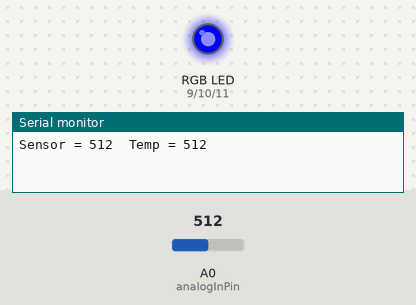
The sketch below on a simulated Arduino Uno, built with avr-gcc and run on an emulated ATmega328P. Parts: an RGB LED mixed from three pins (HIGH = lit), the last lines printed to the serial monitor. Inputs (shaded band) come from the test bench; at power-on: A0 (analogInPin) = 512. Dim RGB values are drawn brighter than linear.

Above: at 1.2 s.
1.3 s: A0 (analogInPin) set to 526
At 2.5 s:
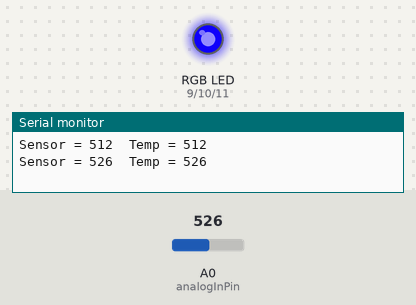
2.8 s: A0 (analogInPin) set to 511
At 3.8 s:
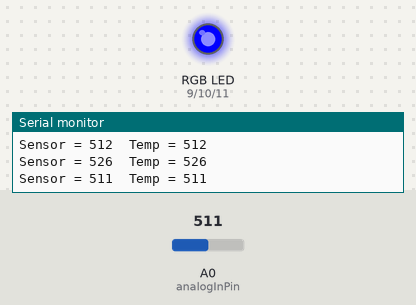
4.3 s: A0 (analogInPin) set to 306
At 5.0 s:
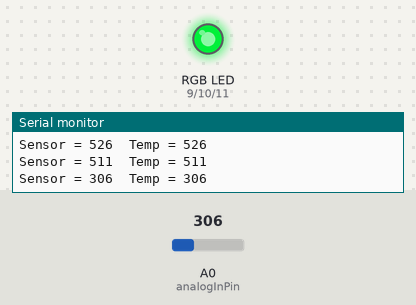
5.8 s: A0 (analogInPin) set to 245
At 6.1 s:
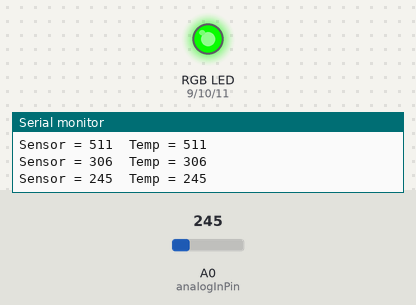
7.3 s: A0 (analogInPin) set to 122
At 8.5 s:
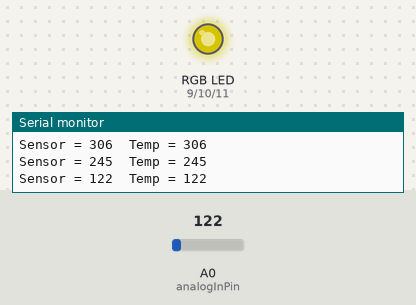
8.8 s: A0 (analogInPin) set to 0
At 9.6 s:
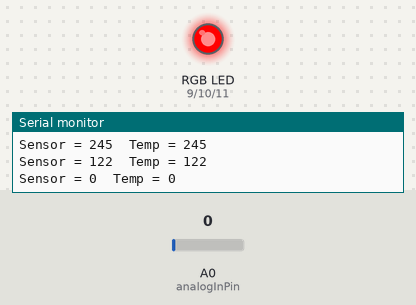
Timing chart, 0 to 11.3 s (numbered marks = the images above; inputs shaded):
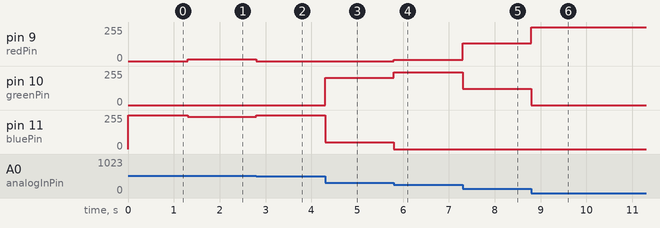

The sketch:

Circuit__03_B.ino
```cpp
/*

  RGB LED with Potentiometer

  Based on Potentiometer values change the display the relavent color in the LED

*/

 const int analogInPin = A0;
 const int redPin = 9;
 const int greenPin = 10;
 const int bluePin = 11;

 int sensorValue = 0;
 int outputValue = 0;
 int tempSensorValue =0;


 void setup() {

   pinMode(redPin, OUTPUT);
   pinMode(greenPin, OUTPUT);
   pinMode(bluePin, OUTPUT);

   Serial.begin(9600);
 }

 void loop() {

   sensorValue = analogRead(analogInPin);
   showRGB( sensorValue );
   if ( tempSensorValue != sensorValue ) {
      tempSensorValue = sensorValue;
      printSensorValue(sensorValue, tempSensorValue);
   }


 }

  void printSensorValue(int sensorValue, int temp)
 {
      Serial.print( "Sensor = ");
      Serial.print(sensorValue);
      Serial.print("  Temp = ");
      Serial.print(temp );
      Serial.print( "\n");
 }

 void showRGB(int color) {
   int redIntensity, greenIntensity, blueIntensity;

   if ( color <= 255 ) {
     redIntensity = 255-color;
     greenIntensity = color;
     blueIntensity = 0;
   } else if ( color <= 511 ) {
     redIntensity = 0;
     greenIntensity = 255 - ( color- 256 );
     blueIntensity = (color-256);
   } else {
     redIntensity = (color-512);
     greenIntensity = 0;
     blueIntensity = 255 - ( color-512);
   }

   analogWrite( redPin, redIntensity );
   analogWrite( bluePin, blueIntensity );
   analogWrite( greenPin, greenIntensity );


 }
```

Measured:
- after the input at 1.3 s, pin 9 (redPin): 0/255 → 14/255 at once; pin 11 (bluePin): 255/255 → 241/255 at once
- after the input at 2.8 s, pin 9 (redPin): 14/255 → 0/255 at once; pin 11 (bluePin): 241/255 → 255/255 at once
- after the input at 4.3 s, pin 10 (greenPin): 0/255 → 205/255 at once; pin 11 (bluePin): 255/255 → 50/255 at once
- after the input at 5.8 s, pin 9 (redPin): 0/255 → 10/255 at once; pin 10 (greenPin): 205/255 → 245/255 at once; pin 11 (bluePin): 50/255 → 0/255 at once
- after the input at 7.3 s, pin 9 (redPin): 10/255 → 133/255 at once; pin 10 (greenPin): 245/255 → 122/255 at once
- after the input at 8.8 s, pin 9 (redPin): 133/255 → 255/255 at once; pin 10 (greenPin): 122/255 → 0/255 at once
